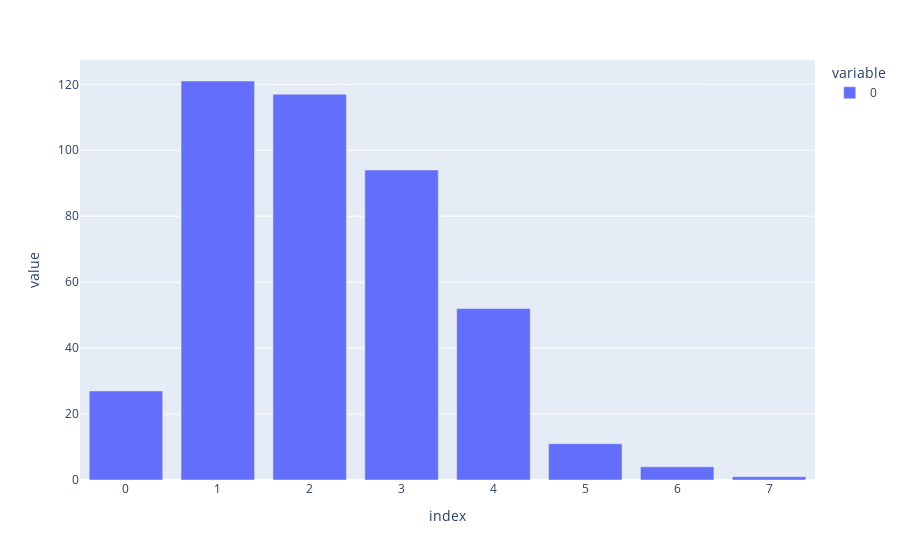

The cell this chart's notebook holds for it:
### Code cell
# house_mates = house_mates.sort_index().to_frame()
px.bar(house_mates)

### Figure 1 — Plotly figure (JSON) as saved in the notebook; plotly's stock layout.template omitted (floating-point values rounded to 4 significant figures)
{"data": [{"alignmentgroup": "True", "hovertemplate": "variable=0<br>index=%{x}<br>value=%{y}<extra></extra>", "legendgroup": "0", "marker": {"color": "#636efa"}, "name": "0", "offsetgroup": "0", "orientation": "v", "showlegend": true, "textposition": "auto", "type": "bar", "x": [0, 1, 2, 3, 4, 5, 6, 7], "xaxis": "x", "y": [27, 121, 117, 94, 52, 11, 4, 1], "yaxis": "y"}], "layout": {"barmode": "relative", "legend": {"title": {"text": "variable"}, "tracegroupgap": 0}, "margin": {"t": 60}, "xaxis": {"anchor": "y", "domain": [0.0, 1.0], "title": {"text": "index"}}, "yaxis": {"anchor": "x", "domain": [0.0, 1.0], "title": {"text": "value"}}}}
